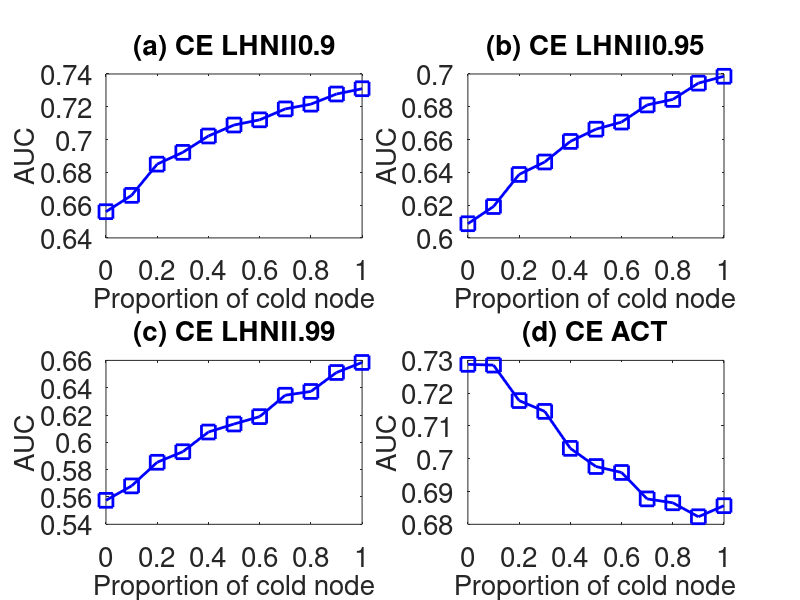

This chart was generated by the following MATLAB code:
subplot(2,2,1);
x=0:0.1:1;
y=[0.6559872	0.6659404	0.6850006	0.6921806	0.7021662	0.708863	0.7120312	0.7186862	0.721583	0.7277774	0.731
];
plot(x,y,'-bs','LineWidth',2,'MarkerSize',10);
set(gca,'FontSize',20);
xlabel('Proportion of cold node','fontsize',20);
ylabel('AUC','fontsize',20);
title('(a) CE LHNII0.9','fontsize',20);

subplot(2,2,2);
x=0:0.1:1;
y=[0.6086452	0.619136	0.6387082	0.6463076	0.6588484	0.6663226	0.6706628	0.6811062	0.6844738	0.6944132	0.6986084

];
plot(x,y,'-bs','LineWidth',2,'MarkerSize',10);
set(gca,'FontSize',20);
xlabel('Proportion of cold node','fontsize',20);
ylabel('AUC','fontsize',20);
title('(b) CE LHNII0.95','fontsize',20);

subplot(2,2,3);
x=0:0.1:1;
y=[0.5575618	0.568115	0.5854166	0.5931424	0.6075566	0.6134318	0.618829	0.6345014	0.6372548	0.6511388	0.6584882
];
plot(x,y,'-bs','LineWidth',2,'MarkerSize',10);
set(gca,'FontSize',20);
xlabel('Proportion of cold node','fontsize',20);
ylabel('AUC','fontsize',20);
title('(c) CE LHNII.99','fontsize',20);


subplot(2,2,4);
x=0:0.1:1;
y=[0.7287954	0.7285636	0.7177388	0.7144436	0.7031666	0.6976276	0.6958126	0.6877498	0.6865668	0.6823064	0.6856822
];
plot(x,y,'-bs','LineWidth',2,'MarkerSize',10);
set(gca,'FontSize',20);
xlabel('Proportion of cold node','fontsize',20);
ylabel('AUC','fontsize',20);
title('(d) CE ACT','fontsize',20);
